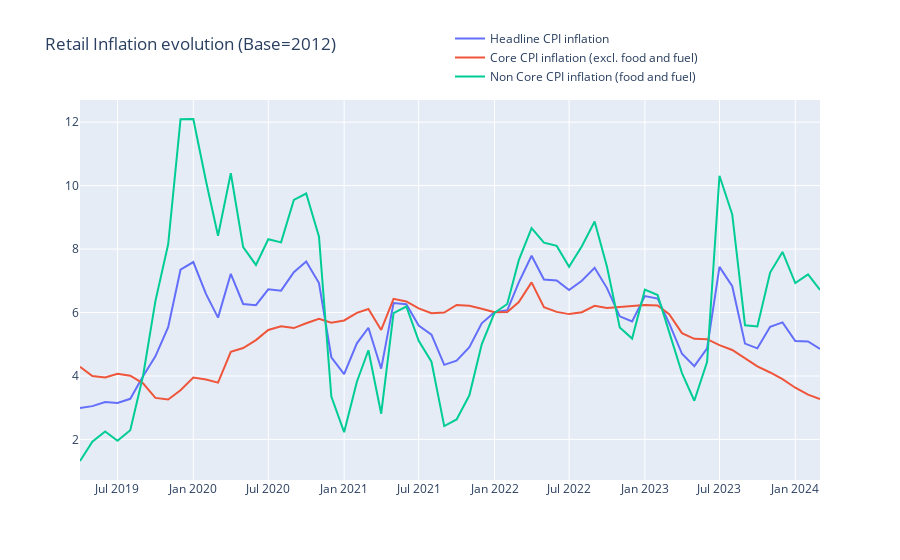

The code cell stored with this chart in its notebook:
### Code cell
import plotly.graph_objects as go
import pandas as pd


# df = pd.read_excel('/Users/kalyan/Library/CloudStorage/OneDrive-Personal/KK-Python/Kalyan-Jupyter-Notebooks/data/CPI-India-V2.xlsx',
#                    sheet_name='abc', header=4, usecols="A,B,E,H", nrows=60)
file_url= 'https://github.com/talktokalyan/Kalyan-Jupyter-Notebooks/raw/main/data/CPI-India-V2.xlsx'

df = pd.read_excel(file_url, sheet_name='abc', header=4, usecols="A,B,E,H", nrows=60)

#print(df)
print(df.columns)
cpi_headline_inf = go.Line(
    x = df['Month '],
    y = df['CPI general index '],
    name = 'Headline CPI inflation',
)

cpi_core_inf = go.Line(
    x = df['Month '],
    y = df['Core CPI index (CPI excluding food group and fuel & light group) '],
    name = 'Core CPI inflation (excl. food and fuel)',
)

cpi_noncore_inf = go.Line(
    x = df['Month '],
    y = df['Non-core CPI index (includes food group and fuel & light group) '],
    name = 'Non Core CPI inflation (food and fuel)',
)

fig1 = go.Figure(data=[cpi_headline_inf, cpi_core_inf, cpi_noncore_inf])
fig1.update_layout(title = 'Retail Inflation evolution (Base=2012)', template='plotly', 
                   legend=dict(yanchor="top",
                               y=1.2,xanchor="left",x=0.5), 
                   showlegend=True)
fig1.update_yaxes(visible=True)
fig1.show()
